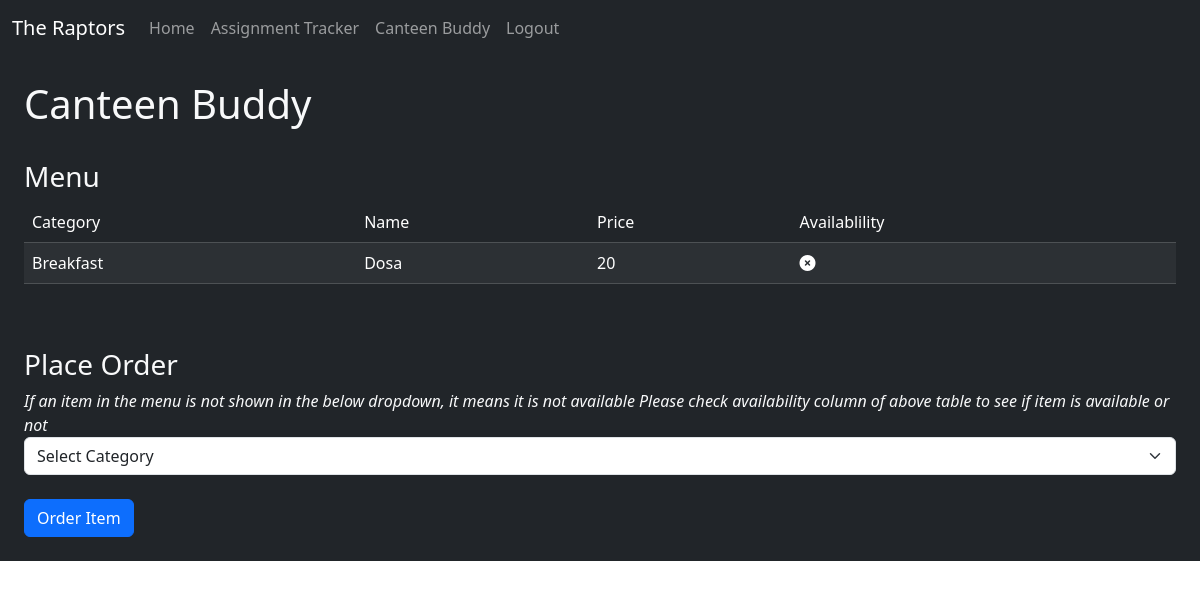
Page /canteen-buddy (signed in) on the earlier database version.
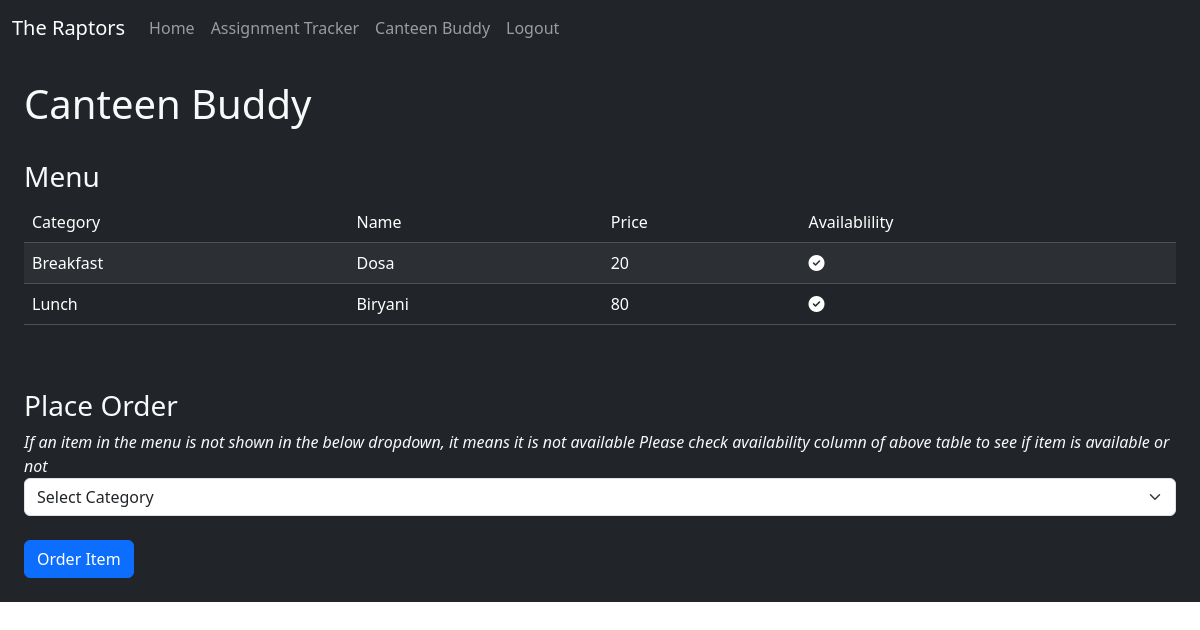
Same page on the later database version.
### raptor_hackspire/models.py (models this page shows)
class Menu(db.Model):
    __tablename__ = "menu"
    id = db.Column(db.Integer(), primary_key=True)
    category = db.Column(db.String(), nullable=False)
    item_name = db.Column(db.String(), nullable=False)
    price = db.Column(db.Integer(), nullable=False)
    availability = db.Column(db.Boolean(), default=True, nullable=False)

### raptor_hackspire/routes.py (the view, shortened to what this page needs)
@app.route("/canteen-buddy", methods=["GET", "POST"])
@login_required
@roles_required("student")
def canteen_buddy():
    menu_items = Menu.query.all()
    menu_names = []
    for m in menu_items:
        if m.availability == True:
            menu_item_dict = {
                "id": m.id,
                "name": m.item_name,
            }
            menu_names.append(menu_item_dict)
    return render_template("canteen_buddy.html", role=current_user.get_role(), menu_items=menu_items, menu_order_items=menu_names)

### raptor_hackspire/functions.py (called while the page is built)
def roles_required(*roles):
    def decorator(func):
        @wraps(func)
        def wrapper(*args, **kwargs):
            if not current_user.is_authenticated or current_user.get_role() not in roles:
                abort(401)
            return func(*args, **kwargs)
        return wrapper
    return decorator

### raptor_hackspire/models.py (called while the page is built)
@login_manager.user_loader
def load_user(user_id):
    user_type = session.get("user_type")
    if user_type == "student":
        return Student.query.get(int(user_id))
    if user_type == "canteen":
        return Canteen.query.get(int(user_id))
    if user_type == "teacher":
        return Teacher.query.get(int(user_id))

    def get_role(self):
        return "student"

### raptor_hackspire/templates/canteen_buddy.html (shortened to what this page needs)
{% extends "base.html" %}
{% block css %}
    <link rel="stylesheet" href="{{ url_for('static', filename='css/canteen_buddy.css') }}">
{% endblock %}
{% block content %}
    <div class="canteen-buddy-page bg-dark text-light">
        <h1>Canteen Buddy</h1>
        <br>
        <h3>Menu</h3>
        <table class="table table-dark table-striped">
            <thead>
                <tr>
                    <td>Category</td>
                    <td>Name</td>
                    <td>Price</td>
                    <td>Availablility</td>
                </tr>
            </thead>
            <tbody>
                {% for m in menu_items %}
                    <tr>
                        <td>{{m.category}}</td>
                        <td>{{m.item_name}}</td>
                        <td>{{m.price}}</td>
                        <td>
                            {% if m.availability == true %}
                                <i class="fa-solid fa-circle-check"></i>
                            {% else %}
                                <i class="fa-solid fa-circle-xmark"></i>
                            {% endif %}
                        </td>
                    </tr>
                {% endfor %}
            </tbody>
        </table>
        <br>
        <br>
        <h3>Place Order</h3>
        <i>If an item in the menu is not shown in the below dropdown, it means it is not available
            Please check availability column of above table to see if item is available or not
        </i>
        <form method="post">
            <select class="form-select" aria-label="Default select example" name="menu_order_item" required>
                <option selected>Select Category</option>
            </select>
            <br>
            <button type="submit" class="btn btn-primary">Order Item</button>
        </form>
    </div>
{% endblock %}

Differences in the rows shown:
changed Menu "Breakfast": availability False → True (drawn)
added Menu: category "Lunch", item_name "Biryani", price "80", availability True (drawn)
